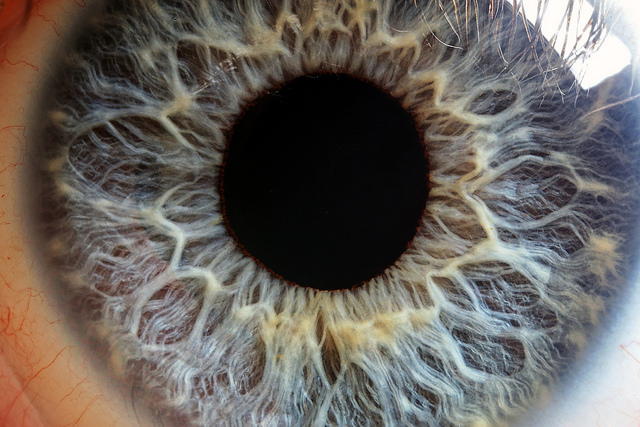
%> input picture Lab Work/7th semester/Digital image processing/iris2.jpg, 640 x 427 px
$ octave NegativeImage.m   (GNU Octave 9; MATLAB toolbox functions it lacks are replaced by stand-ins)
%> lines starting %> are read from the running program, lines starting %| are printed output that depends on the picture
clear all;
clc;

im = imread('iris2.jpg');
%> im is the input picture: size 427x640x3 uint8; mean R, G, B 105.5, 99.5, 94.2
[row, col] = size(im);
%> row = 427; col = 1920
im = rgb2gray(im);
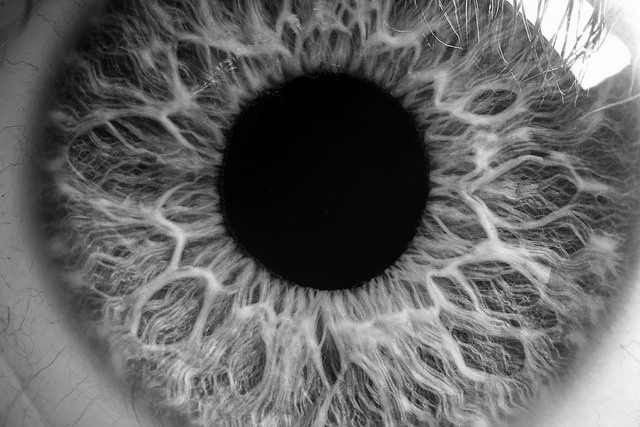
%> im: size 427x640 uint8; min 0, max 255, mean 100.7

figure(), imshow(im);
figure(), imhist(im);
%> after `imhist(im)`:
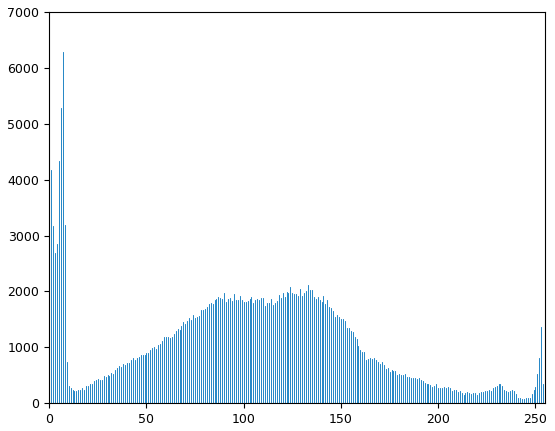
%> figure redrawn from the program's plot data; highest point at x = 7, y = 6289

I = 255-im(:,:)+1;
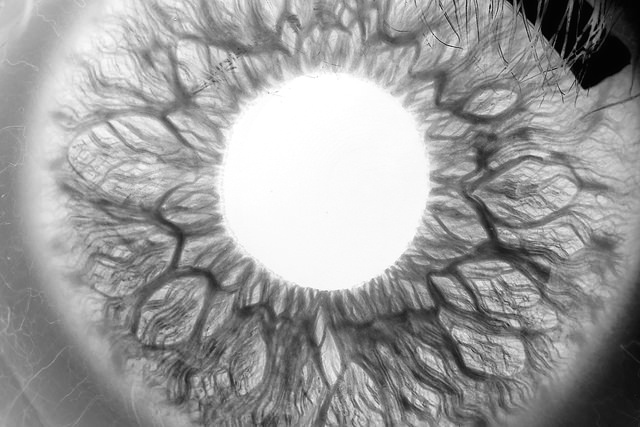
%> I: size 427x640 uint8; min 1, max 255, mean 155.3

figure(), imshow(I);

$ run again, with Lab Work/7th semester/Digital image processing/2.JPG copied over Lab Work/7th semester/Digital image processing/iris2.jpg
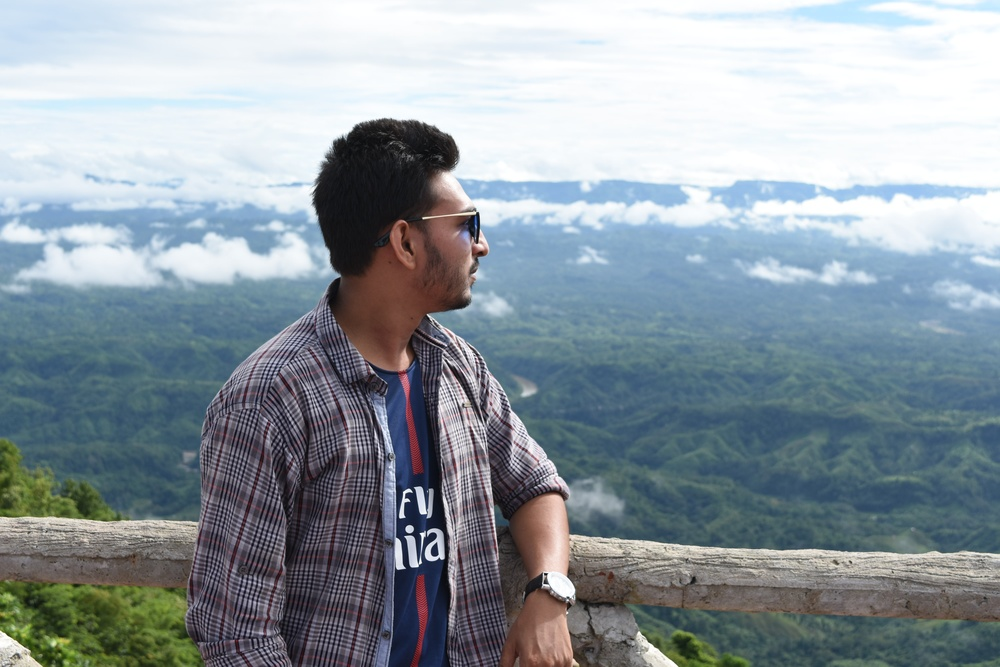
%> input picture Lab Work/7th semester/Digital image processing/2.JPG, 1000 x 667 px, shrunk from 6000 x 4000 before the run
%> im is the input picture: size 667x1000x3 uint8; mean R, G, B 141.9, 152.9, 160.4
%> im: size 667x1000 uint8
%> `imhist(im)`:
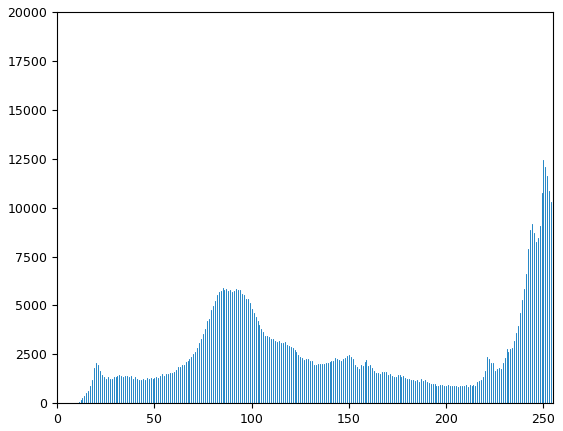
%> figure redrawn from the program's plot data; highest point at x = 255, y = 14902
%> `I = 255-im(:,:)+1;`:
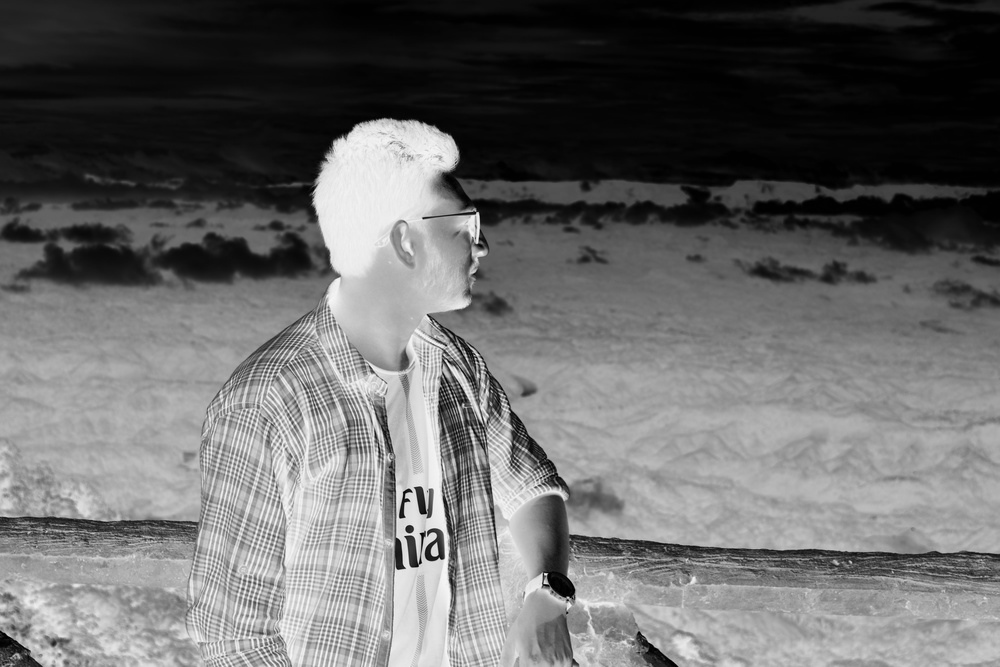
%> I: size 667x1000 uint8; min 1, max 253, mean 105.6

$ run again, with Lab Work/7th semester/Digital image processing/an.jpg copied over Lab Work/7th semester/Digital image processing/iris2.jpg
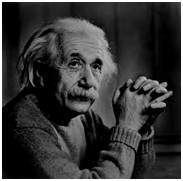
%> input picture Lab Work/7th semester/Digital image processing/an.jpg, 183 x 181 px
%> im is the input picture: size 181x183x3 uint8; min 0, max 255, mean 55.2
%> im: size 181x183 uint8
%> `imhist(im)`:
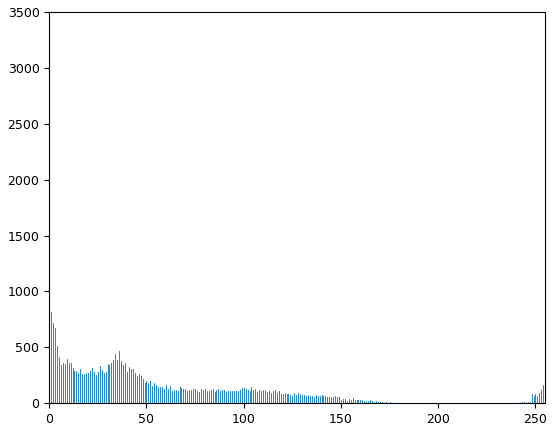
%> figure redrawn from the program's plot data; highest point at x = 0, y = 3495
%> `I = 255-im(:,:)+1;`:
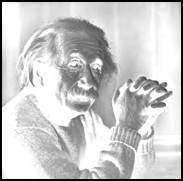
%> I: size 181x183 uint8; min 1, max 255, mean 200.7
